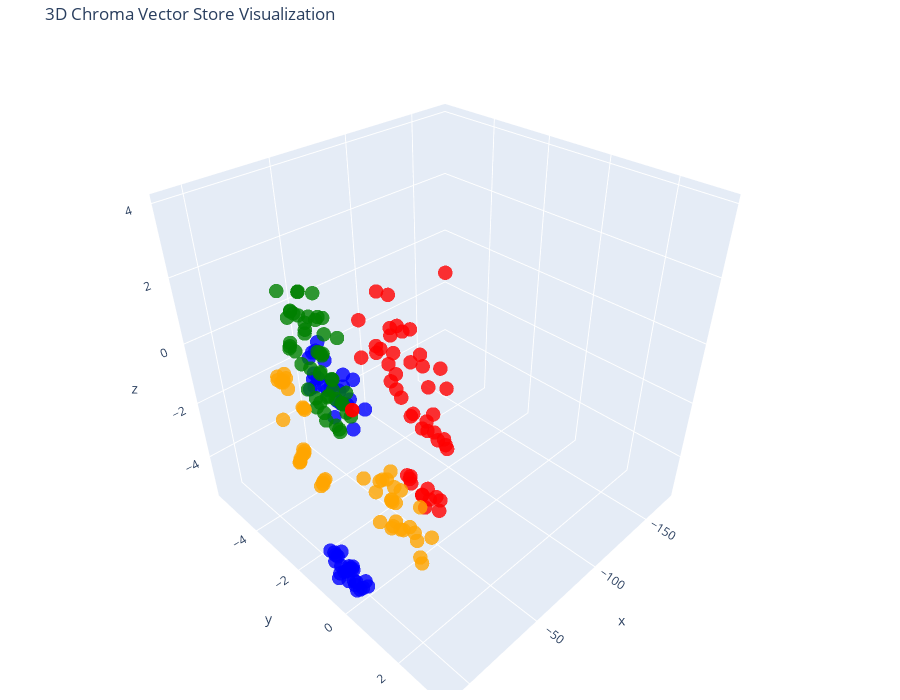

The notebook cell this image was saved under:
### Code cell
tsne = TSNE(n_components=3, random_state=42)
reduced_vectors = tsne.fit_transform(vectors)

# Create the 3D scatter plot
fig = go.Figure(data=[go.Scatter3d(
    x=reduced_vectors[:, 0],
    y=reduced_vectors[:, 1],
    z=reduced_vectors[:, 2],
    mode='markers',
    marker=dict(size=5, color=colors, opacity=0.8),
    text=[f"Type: {t}<br>Text: {d[:100]}..." for t, d in zip(doc_types, documents)],
    hoverinfo='text'
)])

fig.update_layout(
    title='3D Chroma Vector Store Visualization',
    scene=dict(xaxis_title='x', yaxis_title='y', zaxis_title='z'),
    width=900,
    height=700,
    margin=dict(r=20, b=10, l=10, t=40)
)

fig.show()

### Figure 1 — Plotly figure (JSON) as saved in the notebook; plotly's stock layout.template omitted (floating-point values rounded to 4 significant figures; data arrays with more than 128 entries replaced by an {"elided": "..."} marker saying what was removed)
{"data": [{"hoverinfo": "text", "marker": {"color": {"elided": "200 str values"}, "opacity": 0.8, "size": 5}, "mode": "markers", "text": {"elided": "200 str values"}, "type": "scatter3d", "x": {"elided": "200 float values"}, "y": {"elided": "200 float values"}, "z": {"elided": "200 float values"}}], "layout": {"height": 700, "margin": {"b": 10, "l": 10, "r": 20, "t": 40}, "scene": {"xaxis": {"title": {"text": "x"}}, "yaxis": {"title": {"text": "y"}}, "zaxis": {"title": {"text": "z"}}}, "title": {"text": "3D Chroma Vector Store Visualization"}, "width": 900}}
